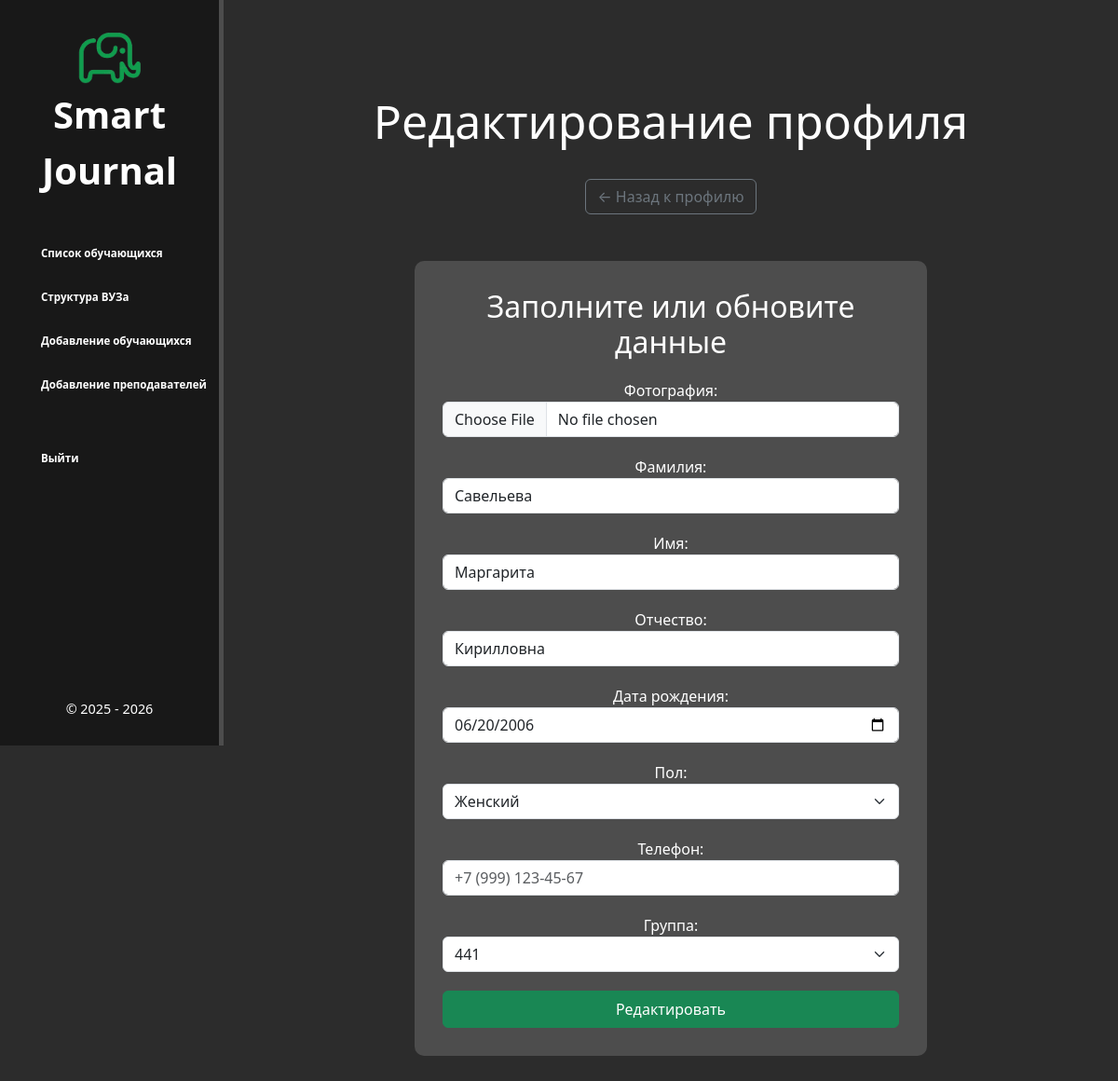
Page /8/update (signed in) on the earlier database version.
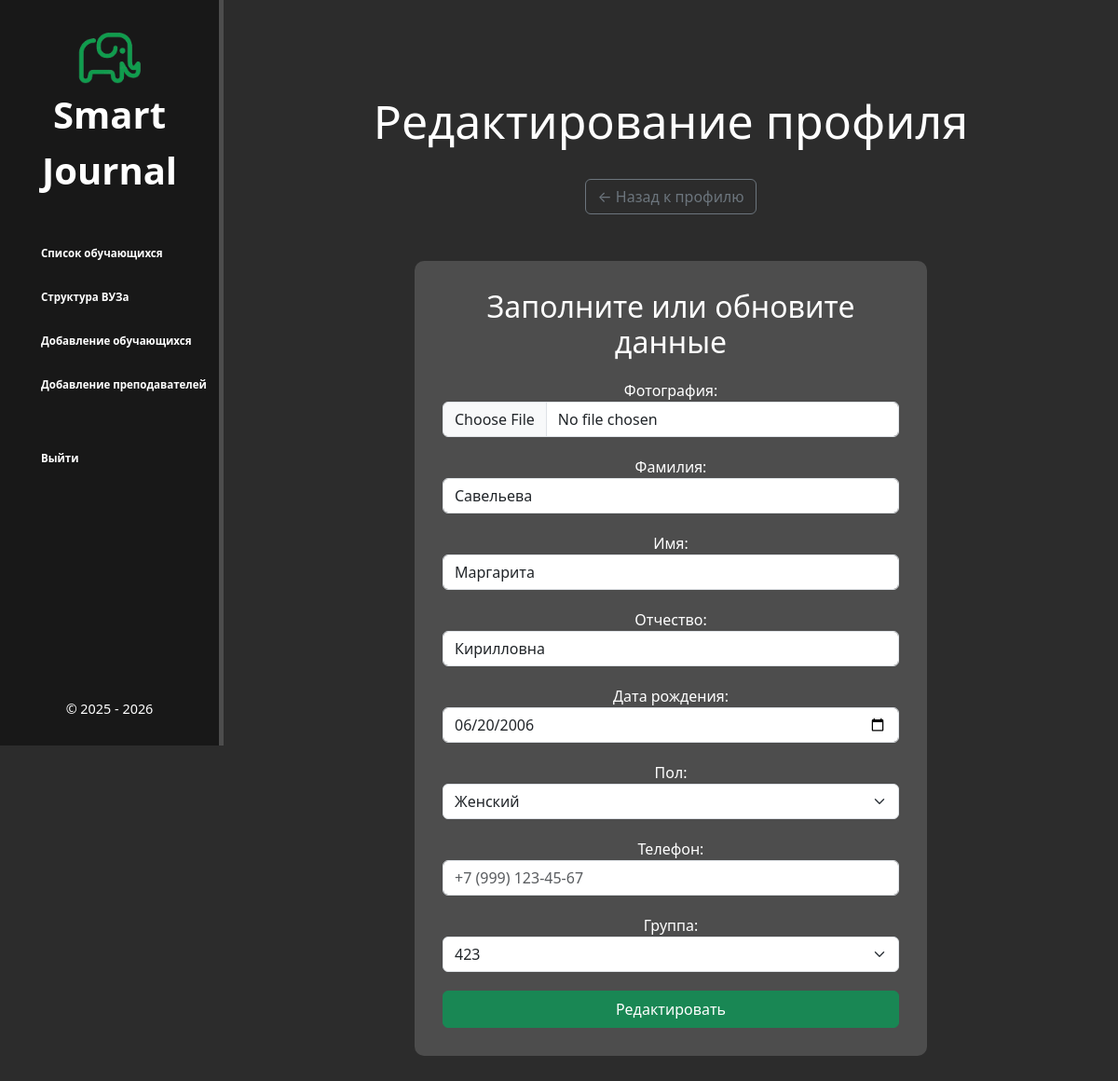
Same page on the later database version.
### database/models.py (models this page shows, shortened)
class Students(models.Model):
    GENDER_CHOICES = [
        ('Мужской', 'Мужской'),
        ('Женский', 'Женский'),
    ]
    last_name = models.CharField('Фамилия', max_length=50)
    first_name = models.CharField('Имя', max_length=25)
    father_name = models.CharField('Отчество', max_length=50, blank=True)
    birth_date = models.DateField('Дата рождения')
    gender = models.CharField('Пол', max_length=10, choices=GENDER_CHOICES)
    phone_number = models.CharField('Телефон', max_length=20, blank=True)
    group = models.ForeignKey(Groups, on_delete=models.CASCADE, verbose_name='Группа')
    role = models.CharField('Роль', max_length=20, default='Студент', editable=False, blank=False, null=False)
    user_id = models.OneToOneField(User, on_delete=models.CASCADE, null=True) # Связь с USER
    photo = models.ImageField('Фотография', upload_to='photos', blank=True)
    def get_absolute_url(self):
        return reverse('students-detail', kwargs={'pk': self.pk})
    class Meta:
        verbose_name = 'Студент'
        verbose_name_plural = 'Студенты'

### database/views.py (the view, shortened to what this page needs)
# urls.py: path('<int:pk>/update', views.StudentsUpdateView.as_view(), name='students-update'),
class StudentsUpdateView(UpdateView):
    model = Students
    template_name = 'database/students-update.html'
    context_object_name = 'student'
    form_class = StudentsForm
    def get_form(self, form_class=None):
        form = super().get_form(form_class)
        return form

### database/models.py (called while the page is built)
    def __str__(self):
        return self.number

### database/templates/database/students-update.html (shortened to what this page needs)
{% extends 'database/layout.html' %}
{% block content %}
    <div class="features">
        <h1>Редактирование профиля</h1>
        <br>
        <button class="btn btn-outline-secondary" onclick="window.location.href='{{ student.get_absolute_url }}'">← Назад к профилю</button>
        <form method="post" enctype="multipart/form-data">
            <h2>Заполните или обновите данные</h2>
            {{ form.as_p }}
            <button class="btn btn-success custom-button" type="submit"> Редактировать </button>
        </form>
        <br><br>
    </div>
{% endblock %}

Differences in the rows shown:
changed Students "Савельева": group "441" → "423"
